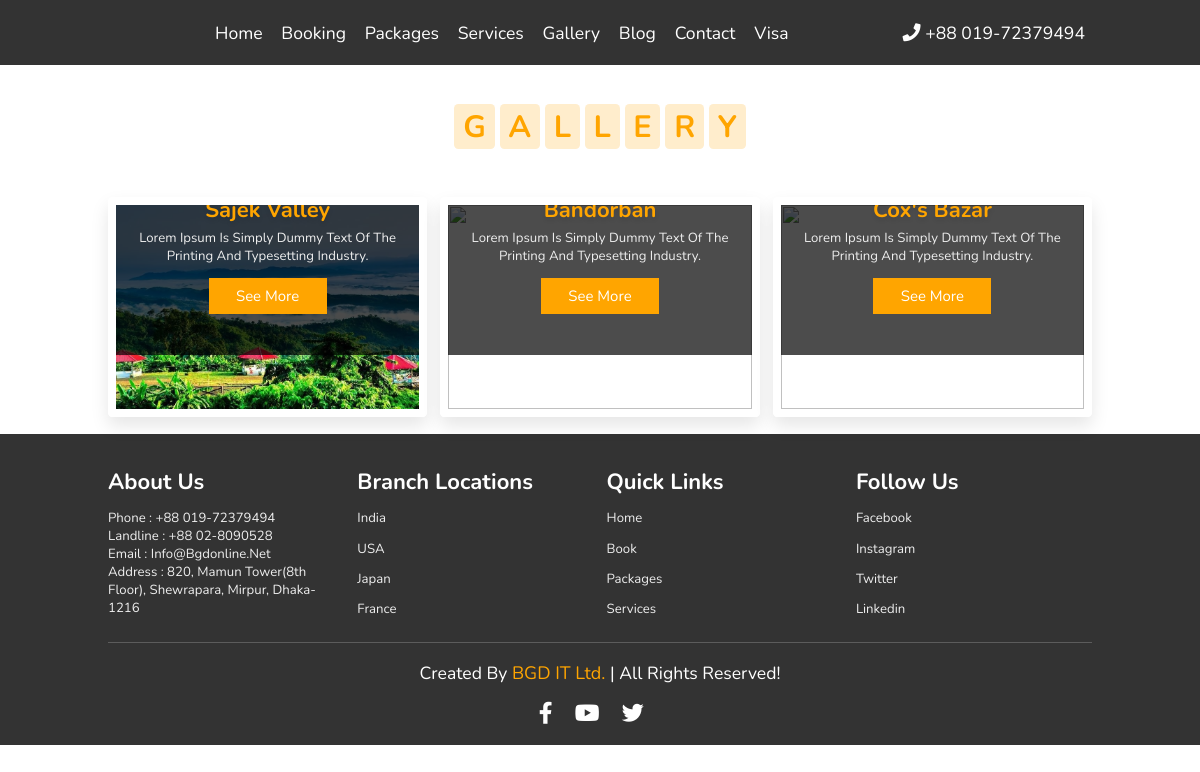
Page /gallery/ on the committed database.
### gallery_app/models.py (models this page shows, shortened)
class Gallery(models.Model):
    place_name = models.CharField(max_length=255)
    place_description = models.CharField(max_length=255)
    place_image = models.ImageField(upload_to='place_images')
    slug = models.SlugField(unique=True)
    def get_gallery_url(self):
        return reverse('gallery_app:gallery_details', kwargs={'slug': self.slug})

### gallery_app/views.py (the view)
# urls.py: path('', views.gallery, name='gallery'),
def gallery(request):
    gallerys = Gallery.objects.all().order_by('-id')
    diction = {'gallerys':gallerys}
    return render(request,'gallery_app/gallery.html', context = diction)

### templates/gallery_app/gallery.html (shortened to what this page needs)
{% extends 'base.html' %}
{% load static %}
{% block body %}
<section class="gallery" id="gallery">
    <h1 class="heading">
        <span>g</span>
        <span>a</span>
        <span>l</span>
        <span>l</span>
        <span>e</span>
        <span>r</span>
        <span>y</span>
    </h1>
    <div class="box-container">
        {% for gallery in gallerys %}
        <div class="box">
            <div class="content">
                <h3>{{ gallery.place_name }}</h3>
                <p>{{ gallery.place_description }}</p>
                <a href="{{ gallery.get_gallery_url }}" class="btn">see more</a>
            </div>
        </div>
        {% endfor %}
    </div>
</section>
{% endblock %}

### static/css/style.css (style rules this page uses)
:root { --orange:#ffa500; }
* { font-family: 'Nunito', sans-serif; margin:0; padding:0; box-sizing: border-box; text-transform: capitalize; outline: none; border:none; text-decoration: none; transition: all .2s linear; font-size: large; }
html { font-size: 75%; overflow-x: hidden; scroll-padding-top: 6rem; scroll-behavior: smooth; }
section { padding:2rem 9%; }
.heading { text-align: center; padding:10rem 0; padding-bottom: 5%; }
.heading span { font-size: 3.5rem; background:rgba(255, 165, 0,.2); color:var(--orange); border-radius: .5rem; padding:.2rem 1rem; }
.gallery .box-container { display: flex; flex-wrap: wrap; gap:1.5rem; }
.gallery .box-container .box { overflow: hidden; box-shadow: 0 1rem 2rem rgba(0,0,0,.1); border:1rem solid #fff; border-radius: .5rem; flex:1 1 30rem; height: 25rem; position: relative; }
.gallery .box-container .box .content { position: absolute; top:-100%; left:0; height: 100%; width:100%; text-align: center; background:rgba(0,0,0,.7); padding:2rem; padding-top: 5rem; }
.gallery .box-container .box .content h3 { font-size: 2.5rem; color:var(--orange); }
.gallery .box-container .box .content p { font-size: 1.5rem; color:#eee; padding:.5rem 0; }
.content { text-align: center; margin-top: 150px; }
.content h3 { font-size: 3.5rem; text-shadow: 0 .3rem .5rem rgba(0,0,0,.1); }
@media (max-width:1200px) { html { font-size: 55%; } }

### templates/gallery_app/gallery.html (style rules this page uses)
.btn { display: inline-block; margin-top: 1rem; background:var(--orange); color:#fff; padding:.8rem 3rem; border:.2rem solid var(--orange); cursor: pointer; font-size: 1.7rem; }

### rows in the picture
Gallery: place_name "Sajek Valley", place_description "Lorem Ipsum Is Simply Dummy Text Of The Printing And Typesetting Industry."
Gallery: place_name "Bandorban", place_description "Lorem Ipsum Is Simply Dummy Text Of The Printing And Typesetting Industry."
Gallery: place_name "Cox's Bazar", place_description "Lorem Ipsum Is Simply Dummy Text Of The Printing And Typesetting Industry."
